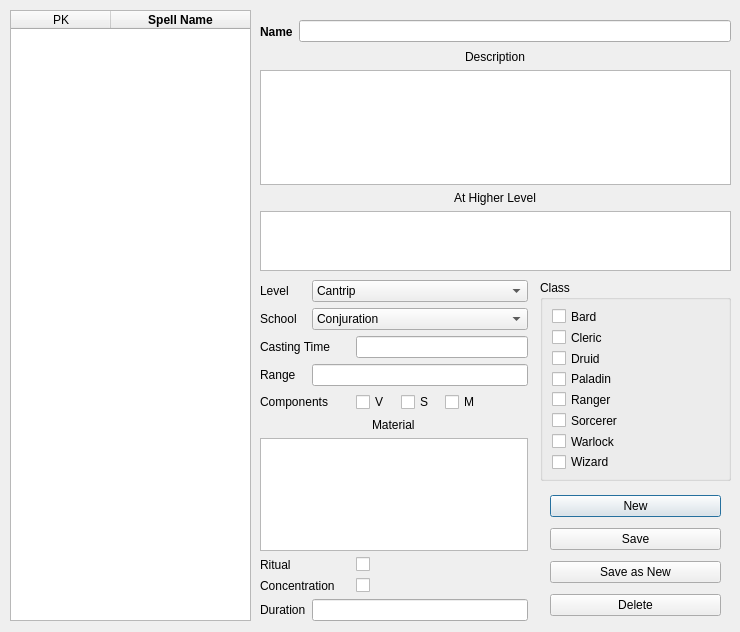
<?xml version="1.0" encoding="UTF-8"?>
<ui version="4.0">
 <class>spellLibrary</class>
 <widget class="QDialog" name="spellLibrary">
  <property name="geometry">
   <rect>
    <x>0</x>
    <y>0</y>
    <width>740</width>
    <height>632</height>
   </rect>
  </property>
  <property name="windowTitle">
   <string>Spell Library</string>
  </property>
  <widget class="QTableWidget" name="tableWidget">
   <property name="geometry">
    <rect>
     <x>10</x>
     <y>10</y>
     <width>241</width>
     <height>611</height>
    </rect>
   </property>
   <property name="alternatingRowColors">
    <bool>true</bool>
   </property>
   <property name="sortingEnabled">
    <bool>true</bool>
   </property>
   <attribute name="horizontalHeaderCascadingSectionResizes">
    <bool>true</bool>
   </attribute>
   <attribute name="horizontalHeaderStretchLastSection">
    <bool>true</bool>
   </attribute>
   <attribute name="verticalHeaderVisible">
    <bool>false</bool>
   </attribute>
   <column>
    <property name="text">
     <string>PK</string>
    </property>
   </column>
   <column>
    <property name="text">
     <string>Spell Name</string>
    </property>
    <property name="font">
     <font>
      <weight>75</weight>
      <bold>true</bold>
     </font>
    </property>
   </column>
  </widget>
  <widget class="QWidget" name="layoutWidget">
   <property name="geometry">
    <rect>
     <x>260</x>
     <y>280</y>
     <width>268</width>
     <height>341</height>
    </rect>
   </property>
   <layout class="QGridLayout" name="gridLayout_2">
    <item row="9" column="0">
     <widget class="QLabel" name="durationLabel">
      <property name="text">
       <string>Duration</string>
      </property>
     </widget>
    </item>
    <item row="3" column="1" colspan="5">
     <widget class="QLineEdit" name="rangeLineEdit"/>
    </item>
    <item row="3" column="0">
     <widget class="QLabel" name="rangeLabel">
      <property name="text">
       <string>Range</string>
      </property>
     </widget>
    </item>
    <item row="4" column="0" colspan="2">
     <widget class="QLabel" name="componentsLabel">
      <property name="text">
       <string>Components</string>
      </property>
     </widget>
    </item>
    <item row="5" column="0" colspan="6" alignment="Qt::AlignHCenter">
     <widget class="QLabel" name="materialLabel">
      <property name="text">
       <string>Material</string>
      </property>
     </widget>
    </item>
    <item row="4" column="2">
     <widget class="QCheckBox" name="vCheckBox">
      <property name="text">
       <string>V</string>
      </property>
     </widget>
    </item>
    <item row="8" column="2">
     <widget class="QCheckBox" name="concentrationCheckBox">
      <property name="text">
       <string/>
      </property>
     </widget>
    </item>
    <item row="8" column="0" colspan="2">
     <widget class="QLabel" name="concentrationLabel">
      <property name="text">
       <string>Concentration</string>
      </property>
     </widget>
    </item>
    <item row="6" column="0" colspan="6">
     <widget class="QTextEdit" name="materialTextEdit"/>
    </item>
    <item row="4" column="4">
     <widget class="QCheckBox" name="mCheckBox">
      <property name="text">
       <string>M</string>
      </property>
     </widget>
    </item>
    <item row="1" column="0">
     <widget class="QLabel" name="schoolLabel">
      <property name="text">
       <string>School</string>
      </property>
     </widget>
    </item>
    <item row="7" column="2">
     <widget class="QCheckBox" name="ritualCheckBox">
      <property name="text">
       <string/>
      </property>
     </widget>
    </item>
    <item row="4" column="3">
     <widget class="QCheckBox" name="sCheckBox">
      <property name="text">
       <string>S</string>
      </property>
     </widget>
    </item>
    <item row="9" column="1" colspan="5">
     <widget class="QLineEdit" name="durationLineEdit"/>
    </item>
    <item row="2" column="0" colspan="2" alignment="Qt::AlignLeft">
     <widget class="QLabel" name="castingTimeLabel">
      <property name="text">
       <string>Casting Time</string>
      </property>
     </widget>
    </item>
    <item row="2" column="2" colspan="4">
     <widget class="QLineEdit" name="castingTimeLineEdit"/>
    </item>
    <item row="0" column="1" colspan="5">
     <widget class="QComboBox" name="levelComboBox">
      <item>
       <property name="text">
        <string>Cantrip</string>
       </property>
      </item>
      <item>
       <property name="text">
        <string>1</string>
       </property>
      </item>
      <item>
       <property name="text">
        <string>2</string>
       </property>
      </item>
      <item>
       <property name="text">
        <string>3</string>
       </property>
      </item>
      <item>
       <property name="text">
        <string>4</string>
       </property>
      </item>
      <item>
       <property name="text">
        <string>5</string>
       </property>
      </item>
      <item>
       <property name="text">
        <string>6</string>
       </property>
      </item>
      <item>
       <property name="text">
        <string>7</string>
       </property>
      </item>
      <item>
       <property name="text">
        <string>8</string>
       </property>
      </item>
      <item>
       <property name="text">
        <string>9</string>
       </property>
      </item>
     </widget>
    </item>
    <item row="7" column="0" colspan="2">
     <widget class="QLabel" name="ritualLabel">
      <property name="text">
       <string>Ritual</string>
      </property>
     </widget>
    </item>
    <item row="1" column="1" colspan="5">
     <widget class="QComboBox" name="schoolComboBox">
      <item>
       <property name="text">
        <string>Conjuration</string>
       </property>
      </item>
      <item>
       <property name="text">
        <string>Evocation</string>
       </property>
      </item>
      <item>
       <property name="text">
        <string>Necromancy</string>
       </property>
      </item>
      <item>
       <property name="text">
        <string>Transmutation</string>
       </property>
      </item>
      <item>
       <property name="text">
        <string>Abjuration</string>
       </property>
      </item>
      <item>
       <property name="text">
        <string>Divination</string>
       </property>
      </item>
      <item>
       <property name="text">
        <string>Enchantment</string>
       </property>
      </item>
      <item>
       <property name="text">
        <string>Illusion</string>
       </property>
      </item>
     </widget>
    </item>
    <item row="0" column="0">
     <widget class="QLabel" name="levelLabel">
      <property name="text">
       <string>Level</string>
      </property>
     </widget>
    </item>
   </layout>
  </widget>
  <widget class="QGroupBox" name="classGroupBox">
   <property name="geometry">
    <rect>
     <x>540</x>
     <y>280</y>
     <width>191</width>
     <height>201</height>
    </rect>
   </property>
   <property name="title">
    <string>Class</string>
   </property>
   <layout class="QGridLayout" name="gridLayout_3">
    <item row="0" column="0">
     <widget class="QCheckBox" name="bardCheckBox">
      <property name="text">
       <string>Bard</string>
      </property>
     </widget>
    </item>
    <item row="1" column="0">
     <widget class="QCheckBox" name="clericCheckBox">
      <property name="text">
       <string>Cleric</string>
      </property>
     </widget>
    </item>
    <item row="2" column="0">
     <widget class="QCheckBox" name="druidCheckBox">
      <property name="text">
       <string>Druid</string>
      </property>
     </widget>
    </item>
    <item row="3" column="0">
     <widget class="QCheckBox" name="paladinCheckBox">
      <property name="text">
       <string>Paladin</string>
      </property>
     </widget>
    </item>
    <item row="4" column="0">
     <widget class="QCheckBox" name="rangerCheckBox">
      <property name="text">
       <string>Ranger</string>
      </property>
     </widget>
    </item>
    <item row="5" column="0">
     <widget class="QCheckBox" name="sorcererCheckBox">
      <property name="text">
       <string>Sorcerer</string>
      </property>
     </widget>
    </item>
    <item row="6" column="0">
     <widget class="QCheckBox" name="warlockCheckBox">
      <property name="text">
       <string>Warlock</string>
      </property>
     </widget>
    </item>
    <item row="7" column="0">
     <widget class="QCheckBox" name="wizardCheckBox">
      <property name="text">
       <string>Wizard</string>
      </property>
     </widget>
    </item>
   </layout>
  </widget>
  <widget class="QWidget" name="layoutWidget">
   <property name="geometry">
    <rect>
     <x>550</x>
     <y>490</y>
     <width>171</width>
     <height>134</height>
    </rect>
   </property>
   <layout class="QGridLayout" name="gridLayout_4">
    <item row="0" column="0">
     <widget class="QPushButton" name="newPushButton">
      <property name="text">
       <string>New</string>
      </property>
     </widget>
    </item>
    <item row="1" column="0">
     <widget class="QPushButton" name="savePushButton">
      <property name="text">
       <string>Save</string>
      </property>
     </widget>
    </item>
    <item row="2" column="0">
     <widget class="QPushButton" name="saveNewPushButton">
      <property name="text">
       <string>Save as New</string>
      </property>
     </widget>
    </item>
    <item row="3" column="0">
     <widget class="QPushButton" name="deletePushButton">
      <property name="text">
       <string>Delete</string>
      </property>
     </widget>
    </item>
   </layout>
  </widget>
  <widget class="QWidget" name="layoutWidget">
   <property name="geometry">
    <rect>
     <x>260</x>
     <y>50</y>
     <width>471</width>
     <height>221</height>
    </rect>
   </property>
   <layout class="QGridLayout" name="gridLayout">
    <item row="0" column="0" alignment="Qt::AlignHCenter">
     <widget class="QLabel" name="descriptionLabel">
      <property name="text">
       <string>Description</string>
      </property>
     </widget>
    </item>
    <item row="1" column="0">
     <widget class="QTextEdit" name="descriptionTextEdit"/>
    </item>
    <item row="2" column="0" alignment="Qt::AlignHCenter">
     <widget class="QLabel" name="higherLevelLabel">
      <property name="text">
       <string>At Higher Level</string>
      </property>
     </widget>
    </item>
    <item row="3" column="0">
     <widget class="QTextEdit" name="higherLevelTextEdit">
      <property name="sizePolicy">
       <sizepolicy hsizetype="Expanding" vsizetype="Fixed">
        <horstretch>0</horstretch>
        <verstretch>0</verstretch>
       </sizepolicy>
      </property>
      <property name="maximumSize">
       <size>
        <width>16777215</width>
        <height>60</height>
       </size>
      </property>
     </widget>
    </item>
   </layout>
  </widget>
  <widget class="QWidget" name="layoutWidget">
   <property name="geometry">
    <rect>
     <x>260</x>
     <y>20</y>
     <width>471</width>
     <height>23</height>
    </rect>
   </property>
   <layout class="QHBoxLayout" name="horizontalLayout">
    <item>
     <widget class="QLabel" name="nameLabel">
      <property name="font">
       <font>
        <weight>75</weight>
        <bold>true</bold>
       </font>
      </property>
      <property name="text">
       <string>Name</string>
      </property>
     </widget>
    </item>
    <item>
     <widget class="QLineEdit" name="nameLineEdit"/>
    </item>
   </layout>
  </widget>
 </widget>
 <resources/>
 <connections>
  <connection>
   <sender>newPushButton</sender>
   <signal>clicked()</signal>
   <receiver>spellLibrary</receiver>
   <slot>newSpell()</slot>
   <hints>
    <hint type="sourcelabel">
     <x>680</x>
     <y>261</y>
    </hint>
    <hint type="destinationlabel">
     <x>741</x>
     <y>461</y>
    </hint>
   </hints>
  </connection>
  <connection>
   <sender>savePushButton</sender>
   <signal>clicked()</signal>
   <receiver>spellLibrary</receiver>
   <slot>saveSpell()</slot>
   <hints>
    <hint type="sourcelabel">
     <x>680</x>
     <y>295</y>
    </hint>
    <hint type="destinationlabel">
     <x>739</x>
     <y>514</y>
    </hint>
   </hints>
  </connection>
  <connection>
   <sender>saveNewPushButton</sender>
   <signal>clicked()</signal>
   <receiver>spellLibrary</receiver>
   <slot>saveAsNewSpell()</slot>
   <hints>
    <hint type="sourcelabel">
     <x>687</x>
     <y>329</y>
    </hint>
    <hint type="destinationlabel">
     <x>738</x>
     <y>555</y>
    </hint>
   </hints>
  </connection>
  <connection>
   <sender>deletePushButton</sender>
   <signal>clicked()</signal>
   <receiver>spellLibrary</receiver>
   <slot>deleteSpell()</slot>
   <hints>
    <hint type="sourcelabel">
     <x>688</x>
     <y>363</y>
    </hint>
    <hint type="destinationlabel">
     <x>736</x>
     <y>584</y>
    </hint>
   </hints>
  </connection>
  <connection>
   <sender>tableWidget</sender>
   <signal>cellClicked(int,int)</signal>
   <receiver>spellLibrary</receiver>
   <slot>updateFromClick()</slot>
   <hints>
    <hint type="sourcelabel">
     <x>132</x>
     <y>76</y>
    </hint>
    <hint type="destinationlabel">
     <x>171</x>
     <y>6</y>
    </hint>
   </hints>
  </connection>
 </connections>
 <slots>
  <slot>newSpell()</slot>
  <slot>saveSpell()</slot>
  <slot>saveAsNewSpell()</slot>
  <slot>deleteSpell()</slot>
  <slot>updateFromClick()</slot>
 </slots>
</ui>
